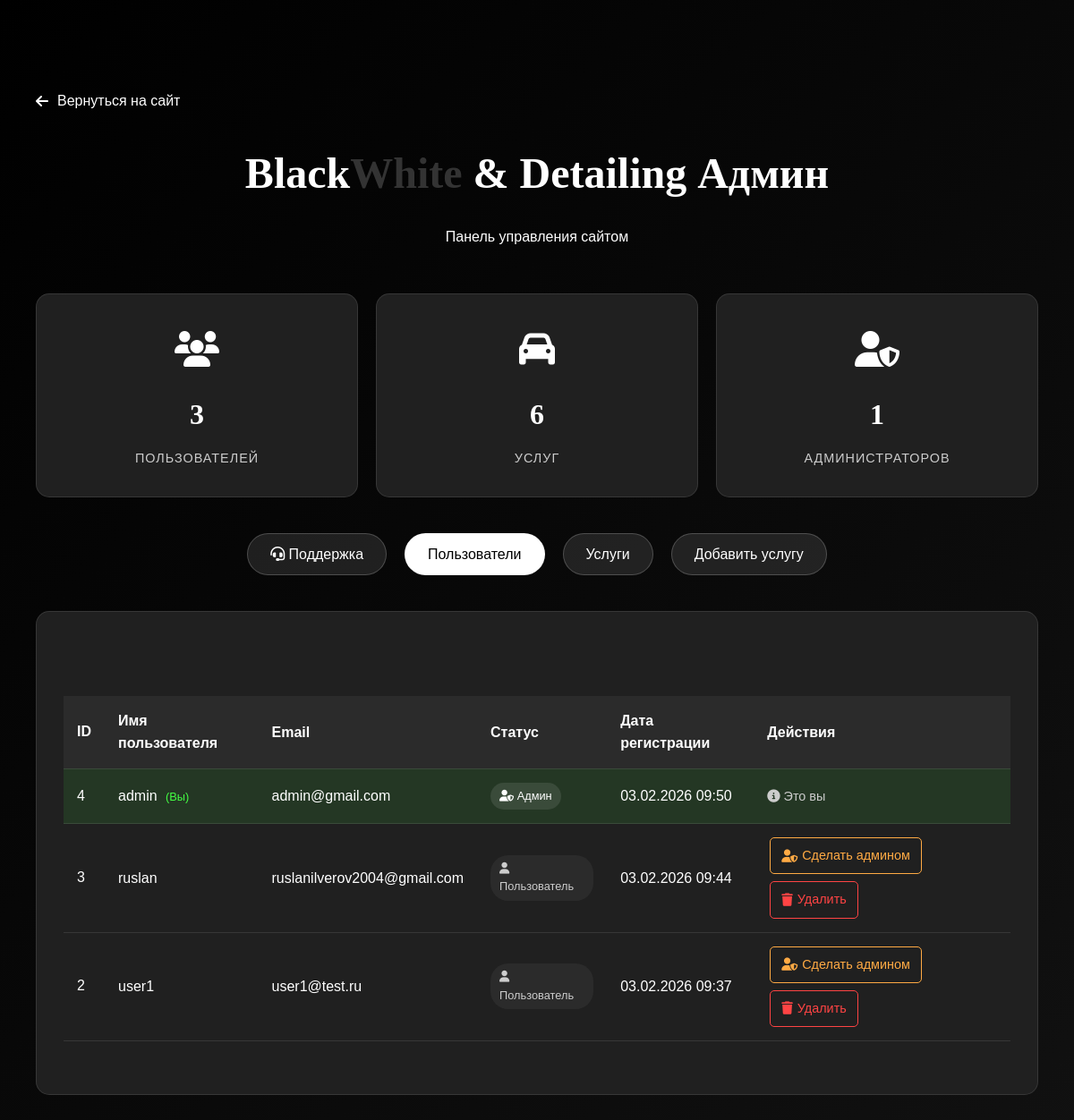
Screenshot of /admin.php (signed in) with the database file from the repository.
### tables this page shows
CREATE TABLE `users` (
  `id` int NOT NULL,
  `username` varchar(50) NOT NULL,
  `email` varchar(100) NOT NULL,
  `password` varchar(255) NOT NULL,
  `is_admin` tinyint DEFAULT '0',
  `created_at` timestamp NULL DEFAULT CURRENT_TIMESTAMP
);

### admin.php (the view, shortened to what this page needs)
<?php
require_once 'config.php';
$users_query = "SELECT id, username, email, is_admin, created_at FROM users ORDER BY created_at DESC";
$users_result = mysqli_query($connection, $users_query);
?>
<!DOCTYPE html>
<html lang="ru">
<head>
    <link rel="stylesheet" href="style.css">
    <link rel="stylesheet" href="https://cdnjs.cloudflare.com/ajax/libs/font-awesome/6.4.0/css/all.min.css">
</head>
<body>
    <div class="admin-container">
        <div class="container">
            <a href="index.php" class="back-link">
                <i class="fas fa-arrow-left"></i> Вернуться на сайт
            </a>
            <div class="admin-header">
                <h1 class="admin-title">
                    <span class="logo-black">Black</span><span class="logo-white">White</span>
                    <span class="logo-amp">&</span>
                    <span class="logo-detailing">Detailing</span> Админ
                </h1>
                <p>Панель управления сайтом</p>
            </div>
            <div class="stats-cards">
                <div class="stat-card">
                    <div class="stat-icon">
                        <i class="fas fa-users"></i>
                    </div>
                    <span class="stat-number">
                        <?php
                        $count_query = "SELECT COUNT(*) as total FROM users";
                        $count_result = mysqli_query($connection, $count_query);
                        $count = mysqli_fetch_assoc($count_result);
                        echo $count['total'];
                        ?>
                    </span>
                    <span class="stat-label">Пользователей</span>
                </div>
                <div class="stat-card">
                    <div class="stat-icon">
                        <i class="fas fa-car"></i>
                    </div>
                    <span class="stat-number">
                        <?php
                        $count_query = "SELECT COUNT(*) as total FROM services";
                        $count_result = mysqli_query($connection, $count_query);
                        $count = mysqli_fetch_assoc($count_result);
                        echo $count['total'];
                        ?>
                    </span>
                    <span class="stat-label">Услуг</span>
                </div>
                <div class="stat-card">
                    <div class="stat-icon">
                        <i class="fas fa-user-shield"></i>
                    </div>
                    <span class="stat-number">
                        <?php
                        $count_query = "SELECT COUNT(*) as total FROM users WHERE is_admin = 1";
                        $count_result = mysqli_query($connection, $count_query);
                        $count = mysqli_fetch_assoc($count_result);
                        echo $count['total'];
                        ?>
                    </span>
                    <span class="stat-label">Администраторов</span>
                </div>
            </div>
            <div class="admin-nav">
<a href="#support" class="admin-nav-link">
    <i class="fas fa-headset"></i> Поддержка
</a>
                <a href="#users" class="admin-nav-link active">Пользователи</a>
                <a href="#services" class="admin-nav-link">Услуги</a>
                <a href="#add-service" class="admin-nav-link">Добавить услугу</a>
            </div>
            <section id="users" class="admin-section active">
                <div class="table-responsive">
                    <?php if (mysqli_num_rows($users_result) > 0): ?>
                    <table class="admin-table">
                        <thead>
                            <tr>
                                <th>ID</th>
                                <th>Имя пользователя</th>
                                <th>Email</th>
                                <th>Статус</th>
                                <th>Дата регистрации</th>
                                <th>Действия</th>
                            </tr>
                        </thead>
                        <tbody>
                            <?php
                            while ($user = mysqli_fetch_assoc($users_result)):
                            $is_current_user = ($user['id'] == $_SESSION['user_id']);
                            ?>
                            <tr class="<?php echo $is_current_user ? 'current-user' : ''; ?>">
                                <td><?php echo $user['id']; ?></td>
                                <td>
                                    <?php echo htmlspecialchars($user['username']); ?>
                                    <?php if ($is_current_user): ?>
                                        <span class="user-you">(Вы)</span>
                                    <?php endif; ?>
                                </td>
                                <td><?php echo htmlspecialchars($user['email']); ?></td>
                                <td>
                                    <?php if ($user['is_admin'] == 1): ?>
                                        <span class="badge-admin">
                                            <i class="fas fa-user-shield"></i> Админ
                                        </span>
                                    <?php else: ?>
                                        <span class="badge-user">
                                            <i class="fas fa-user"></i> Пользователь
                                        </span>
                                    <?php endif; ?>
                                </td>
                                <td><?php echo date('d.m.Y H:i', strtotime($user['created_at'])); ?></td>
                                <td>
                                    <div class="user-actions">
                                        <?php if ($is_current_user): ?>
                                            <span style="color: var(--accent-dark); font-size: 0.9rem;">
                                                <i class="fas fa-info-circle"></i> Это вы
                                            </span>
                                        <?php else: ?>
                                            <a href="?toggle_admin=<?php echo $user['id']; ?>"
                                               class="btn-action btn-admin-toggle"
                                               onclick="return confirm('<?php echo $user['is_admin'] == 1 ? 'Снять права администратора у ' : 'Назначить администратором '; ?><?php echo htmlspecialchars(addslashes($user['username'])); ?>?')">
                                                <i class="fas fa-user-shield"></i>
                                                <?php echo $user['is_admin'] == 1 ? 'Снять админа' : 'Сделать админом'; ?>
                                            </a>
                                            <a href="?delete_user=<?php echo $user['id']; ?>"
                                               class="btn-action btn-delete"
                                               onclick="return confirm('Удалить пользователя <?php echo htmlspecialchars(addslashes($user['username'])); ?>?')">
                                                <i class="fas fa-trash"></i> Удалить
                                            </a>
                                        <?php endif; ?>
                                    </div>
                                </td>
                            </tr>
                            <?php endwhile; ?>
                        </tbody>
                    </table>
                    <?php endif; ?>
                </div>
            </section>
        </div>
    </div>
</body>
</html>

### style.css (style rules this page uses)
* { margin: 0; padding: 0; box-sizing: border-box; }
:root { --black: #000000; --white: #ffffff; --gray-dark: #111111; --gray-medium: #222222; --gray-light: #333333; --gray-lighter: #444444; --accent: #ffffff; --accent-dark: #cccccc; }
body { font-family: 'Montserrat', sans-serif; background-color: var(--black); color: var(--white); line-height: 1.6; overflow-x: hidden; }
.container { max-width: 1200px; margin: 0 auto; padding: 0 20px; }
.logo-black { color: var(--white); }
.logo-white { color: var(--gray-light); }
.logo-amp { color: var(--accent); }
.logo-detailing { color: var(--white); }
.stat-number { display: block; font-size: 2.2rem; font-weight: 700; color: var(--accent); margin-bottom: 8px; font-family: 'Playfair Display', serif; }
.stat-label { color: #888; font-size: 0.85rem; text-transform: uppercase; letter-spacing: 1px; }

### admin.php (style rules this page uses)
.admin-container { min-height: 100vh; background: linear-gradient(135deg, #000000 0%, #111111 100%); padding: 100px 20px 50px; }
.admin-header { text-align: center; margin-bottom: 50px; }
.admin-title { font-family: 'Playfair Display', serif; font-size: 3rem; margin-bottom: 20px; }
.admin-nav { display: flex; justify-content: center; gap: 20px; margin-bottom: 40px; flex-wrap: wrap; }
.admin-nav-link { padding: 10px 25px; background-color: rgba(255, 255, 255, 0.1); border: 1px solid rgba(255, 255, 255, 0.2); border-radius: 30px; color: var(--white); text-decoration: none; transition: all 0.3s; cursor: pointer; }
.admin-nav-link.active { background-color: var(--white); color: var(--black); }
.admin-section { background-color: rgba(34, 34, 34, 0.95); backdrop-filter: blur(10px); padding: 30px; border-radius: 15px; margin-bottom: 30px; border: 1px solid rgba(255, 255, 255, 0.1); display: none; }
.admin-section.active { display: block; }
.table-responsive { overflow-x: auto; margin-bottom: 30px; }
.admin-table { width: 100%; border-collapse: collapse; }
.admin-table th, .admin-table td { padding: 15px; text-align: left; border-bottom: 1px solid rgba(255, 255, 255, 0.1); }
.admin-table th { background-color: rgba(255, 255, 255, 0.05); color: var(--accent); font-weight: 600; }
.badge-admin { display: inline-block; padding: 5px 10px; background-color: rgba(255, 255, 255, 0.1); color: var(--accent); border-radius: 20px; font-size: 0.8rem; }
.badge-user { display: inline-block; padding: 5px 10px; background-color: rgba(255, 255, 255, 0.05); color: var(--accent-dark); border-radius: 20px; font-size: 0.8rem; }
.btn-action { padding: 8px 12px; background-color: transparent; border: 1px solid rgba(255, 255, 255, 0.2); color: var(--white); border-radius: 5px; cursor: pointer; transition: all 0.3s; margin: 0 3px; text-decoration: none; display: inline-flex; align-items: center; gap: 5px; font-size: 0.9rem; }
.btn-delete { border-color: #ff4444; color: #ff4444; }
.btn-admin-toggle { border-color: #ffaa44; color: #ffaa44; }
.stats-cards { display: grid; grid-template-columns: repeat(auto-fit, minmax(250px, 1fr)); gap: 20px; margin-bottom: 40px; }
.stat-card { background-color: rgba(34, 34, 34, 0.95); padding: 30px; border-radius: 15px; text-align: center; border: 1px solid rgba(255, 255, 255, 0.1); transition: transform 0.3s; }
.stat-icon { font-size: 2.5rem; color: var(--accent); margin-bottom: 15px; }
.stat-number { font-size: 2rem; font-weight: 700; color: var(--white); display: block; margin-bottom: 10px; }
.stat-label { color: var(--accent-dark); font-size: 0.9rem; }
.back-link { display: inline-flex; align-items: center; gap: 10px; color: var(--accent); text-decoration: none; margin-bottom: 30px; }
.current-user { background-color: rgba(68, 255, 68, 0.1) !important; }
.user-you { color: #44ff44; font-size: 0.8rem; margin-left: 5px; }
.user-actions { display: flex; flex-wrap: wrap; gap: 8px; align-items: center; }

### rows the page displays
users: id "4", username "admin", shows "(Вы)", email "admin@gmail.com", is_admin 1 (drawn), created_at "03.02.2026 09:50", shows "Это вы"
users: id "3", username "ruslan", email "ruslanilverov2004@gmail.com", is_admin 0 (drawn), created_at "03.02.2026 09:44"
users: id "2", username "user1", email "user1@test.ru", is_admin 0 (drawn), created_at "03.02.2026 09:37"

### other values shown
$count['total'] "3"
$count['total'] "6"
$count['total'] "1"
